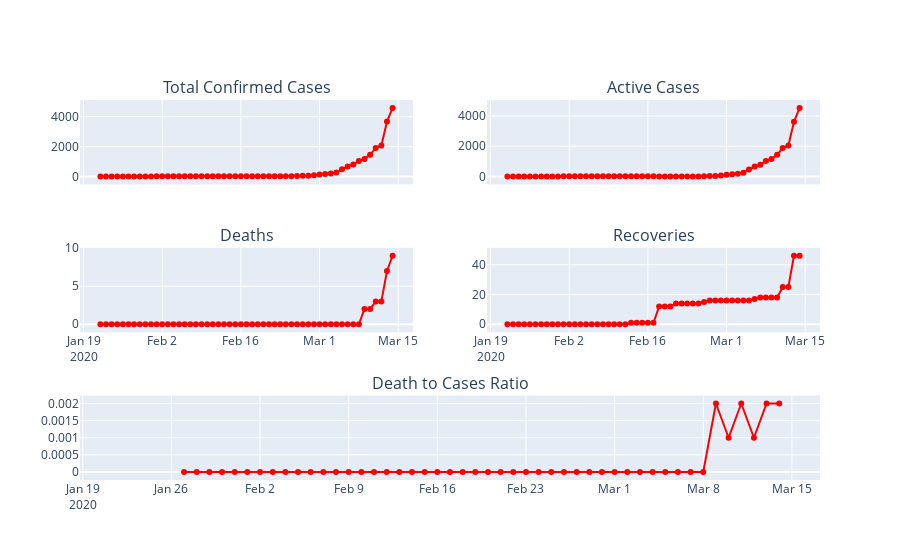

The code cell stored with this chart in its notebook:
### Markdown cell above
### Cases by Country

### Code cell
def plotcountry(Country):
    fig = make_subplots(rows=3, cols=2,shared_xaxes=True,
                    specs=[[{}, {}],[{},{}],
                       [{"colspan": 2}, None]],
                    subplot_titles=('Total Confirmed Cases','Active Cases','Deaths','Recoveries','Death to Cases Ratio'))
    fig.add_trace(go.Scatter(x=CountryConsolidated.loc[Country].index,y=CountryConsolidated.loc[Country,'Total Confirmed Cases'],
                         mode='lines+markers',
                         name='Confirmed Cases',
                         line=dict(color=chartcol,width=2)),
                         row=1,col=1)
    fig.add_trace(go.Scatter(x=CountryConsolidated.loc[Country].index,y=CountryConsolidated.loc[Country,'Active Cases'],
                         mode='lines+markers',
                         name='Active Cases',
                         line=dict(color=chartcol,width=2)),
                         row=1,col=2)
    fig.add_trace(go.Scatter(x=CountryConsolidated.loc[Country].index,y=CountryConsolidated.loc[Country,'Total Deaths'],
                         mode='lines+markers',
                         name='Total Deaths',
                         line=dict(color=chartcol,width=2)),
                         row=2,col=1)
    fig.add_trace(go.Scatter(x=CountryConsolidated.loc[Country].index,y=CountryConsolidated.loc[Country,'Total Recoveries'],
                         mode='lines+markers',
                         name='Total Recoveries',
                         line=dict(color=chartcol,width=2)),
                         row=2,col=2)
    fig.add_trace(go.Scatter(x=CountryConsolidated.loc[Country].index,y=CountryConsolidated.loc[Country,'Death to Cases Ratio'],
                         mode='lines+markers',
                         name='Death to Cases Ratio',
                         line=dict(color=chartcol,width=2)),
                         row=3,col=1)
    fig.update_layout(showlegend=False)
    
    return fig
CountriesList=['Germany','Italy','US','Australia','Pakistan','Iran','South Korea','Japan','Netherlands','US', 'Colombia']
interact(plotcountry, Country=widgets.Dropdown(options=CountriesList))

### Figure 1 — Plotly figure (JSON) as saved in the notebook; plotly's stock layout.template omitted (floating-point values rounded to 4 significant figures)
{"data": [{"line": {"color": "red", "width": 2}, "mode": "lines+markers", "name": "Confirmed Cases", "type": "scatter", "x": ["2020-01-22T00:00:00", "2020-01-23T00:00:00", "2020-01-24T00:00:00", "2020-01-25T00:00:00", "2020-01-26T00:00:00", "2020-01-27T00:00:00", "2020-01-28T00:00:00", "2020-01-29T00:00:00", "2020-01-30T00:00:00", "2020-01-31T00:00:00", "2020-02-01T00:00:00", "2020-02-02T00:00:00", "2020-02-03T00:00:00", "2020-02-04T00:00:00", "2020-02-05T00:00:00", "2020-02-06T00:00:00", "2020-02-07T00:00:00", "2020-02-08T00:00:00", "2020-02-09T00:00:00", "2020-02-10T00:00:00", "2020-02-11T00:00:00", "2020-02-12T00:00:00", "2020-02-13T00:00:00", "2020-02-14T00:00:00", "2020-02-15T00:00:00", "2020-02-16T00:00:00", "2020-02-17T00:00:00", "2020-02-18T00:00:00", "2020-02-19T00:00:00", "2020-02-20T00:00:00", "2020-02-21T00:00:00", "2020-02-22T00:00:00", "2020-02-23T00:00:00", "2020-02-24T00:00:00", "2020-02-25T00:00:00", "2020-02-26T00:00:00", "2020-02-27T00:00:00", "2020-02-28T00:00:00", "2020-02-29T00:00:00", "2020-03-01T00:00:00", "2020-03-02T00:00:00", "2020-03-03T00:00:00", "2020-03-04T00:00:00", "2020-03-05T00:00:00", "2020-03-06T00:00:00", "2020-03-07T00:00:00", "2020-03-08T00:00:00", "2020-03-09T00:00:00", "2020-03-10T00:00:00", "2020-03-11T00:00:00", "2020-03-12T00:00:00", "2020-03-13T00:00:00", "2020-03-14T00:00:00"], "xaxis": "x", "y": [0, 0, 0, 0, 0, 1, 4, 4, 4, 5, 8, 10, 12, 12, 12, 12, 13, 13, 14, 14, 16, 16, 16, 16, 16, 16, 16, 16, 16, 16, 16, 16, 16, 16, 17, 27, 46, 48, 79, 130, 159, 196, 262, 482, 670, 799, 1040, 1176, 1457, 1908, 2078, 3675, 4585], "yaxis": "y"}, {"line": {"color": "red", "width": 2}, "mode": "lines+markers", "name": "Active Cases", "type": "scatter", "x": ["2020-01-22T00:00:00", "2020-01-23T00:00:00", "2020-01-24T00:00:00", "2020-01-25T00:00:00", "2020-01-26T00:00:00", "2020-01-27T00:00:00", "2020-01-28T00:00:00", "2020-01-29T00:00:00", "2020-01-30T00:00:00", "2020-01-31T00:00:00", "2020-02-01T00:00:00", "2020-02-02T00:00:00", "2020-02-03T00:00:00", "2020-02-04T00:00:00", "2020-02-05T00:00:00", "2020-02-06T00:00:00", "2020-02-07T00:00:00", "2020-02-08T00:00:00", "2020-02-09T00:00:00", "2020-02-10T00:00:00", "2020-02-11T00:00:00", "2020-02-12T00:00:00", "2020-02-13T00:00:00", "2020-02-14T00:00:00", "2020-02-15T00:00:00", "2020-02-16T00:00:00", "2020-02-17T00:00:00", "2020-02-18T00:00:00", "2020-02-19T00:00:00", "2020-02-20T00:00:00", "2020-02-21T00:00:00", "2020-02-22T00:00:00", "2020-02-23T00:00:00", "2020-02-24T00:00:00", "2020-02-25T00:00:00", "2020-02-26T00:00:00", "2020-02-27T00:00:00", "2020-02-28T00:00:00", "2020-02-29T00:00:00", "2020-03-01T00:00:00", "2020-03-02T00:00:00", "2020-03-03T00:00:00", "2020-03-04T00:00:00", "2020-03-05T00:00:00", "2020-03-06T00:00:00", "2020-03-07T00:00:00", "2020-03-08T00:00:00", "2020-03-09T00:00:00", "2020-03-10T00:00:00", "2020-03-11T00:00:00", "2020-03-12T00:00:00", "2020-03-13T00:00:00", "2020-03-14T00:00:00"], "xaxis": "x2", "y": [0, 0, 0, 0, 0, 1, 4, 4, 4, 5, 8, 10, 12, 12, 12, 12, 13, 13, 14, 14, 16, 16, 15, 15, 15, 15, 15, 4, 4, 4, 2, 2, 2, 2, 3, 12, 30, 32, 63, 114, 143, 180, 246, 466, 653, 781, 1022, 1156, 1437, 1880, 2050, 3622, 4530], "yaxis": "y2"}, {"line": {"color": "red", "width": 2}, "mode": "lines+markers", "name": "Total Deaths", "type": "scatter", "x": ["2020-01-22T00:00:00", "2020-01-23T00:00:00", "2020-01-24T00:00:00", "2020-01-25T00:00:00", "2020-01-26T00:00:00", "2020-01-27T00:00:00", "2020-01-28T00:00:00", "2020-01-29T00:00:00", "2020-01-30T00:00:00", "2020-01-31T00:00:00", "2020-02-01T00:00:00", "2020-02-02T00:00:00", "2020-02-03T00:00:00", "2020-02-04T00:00:00", "2020-02-05T00:00:00", "2020-02-06T00:00:00", "2020-02-07T00:00:00", "2020-02-08T00:00:00", "2020-02-09T00:00:00", "2020-02-10T00:00:00", "2020-02-11T00:00:00", "2020-02-12T00:00:00", "2020-02-13T00:00:00", "2020-02-14T00:00:00", "2020-02-15T00:00:00", "2020-02-16T00:00:00", "2020-02-17T00:00:00", "2020-02-18T00:00:00", "2020-02-19T00:00:00", "2020-02-20T00:00:00", "2020-02-21T00:00:00", "2020-02-22T00:00:00", "2020-02-23T00:00:00", "2020-02-24T00:00:00", "2020-02-25T00:00:00", "2020-02-26T00:00:00", "2020-02-27T00:00:00", "2020-02-28T00:00:00", "2020-02-29T00:00:00", "2020-03-01T00:00:00", "2020-03-02T00:00:00", "2020-03-03T00:00:00", "2020-03-04T00:00:00", "2020-03-05T00:00:00", "2020-03-06T00:00:00", "2020-03-07T00:00:00", "2020-03-08T00:00:00", "2020-03-09T00:00:00", "2020-03-10T00:00:00", "2020-03-11T00:00:00", "2020-03-12T00:00:00", "2020-03-13T00:00:00", "2020-03-14T00:00:00"], "xaxis": "x3", "y": [0, 0, 0, 0, 0, 0, 0, 0, 0, 0, 0, 0, 0, 0, 0, 0, 0, 0, 0, 0, 0, 0, 0, 0, 0, 0, 0, 0, 0, 0, 0, 0, 0, 0, 0, 0, 0, 0, 0, 0, 0, 0, 0, 0, 0, 0, 0, 2, 2, 3, 3, 7, 9], "yaxis": "y3"}, {"line": {"color": "red", "width": 2}, "mode": "lines+markers", "name": "Total Recoveries", "type": "scatter", "x": ["2020-01-22T00:00:00", "2020-01-23T00:00:00", "2020-01-24T00:00:00", "2020-01-25T00:00:00", "2020-01-26T00:00:00", "2020-01-27T00:00:00", "2020-01-28T00:00:00", "2020-01-29T00:00:00", "2020-01-30T00:00:00", "2020-01-31T00:00:00", "2020-02-01T00:00:00", "2020-02-02T00:00:00", "2020-02-03T00:00:00", "2020-02-04T00:00:00", "2020-02-05T00:00:00", "2020-02-06T00:00:00", "2020-02-07T00:00:00", "2020-02-08T00:00:00", "2020-02-09T00:00:00", "2020-02-10T00:00:00", "2020-02-11T00:00:00", "2020-02-12T00:00:00", "2020-02-13T00:00:00", "2020-02-14T00:00:00", "2020-02-15T00:00:00", "2020-02-16T00:00:00", "2020-02-17T00:00:00", "2020-02-18T00:00:00", "2020-02-19T00:00:00", "2020-02-20T00:00:00", "2020-02-21T00:00:00", "2020-02-22T00:00:00", "2020-02-23T00:00:00", "2020-02-24T00:00:00", "2020-02-25T00:00:00", "2020-02-26T00:00:00", "2020-02-27T00:00:00", "2020-02-28T00:00:00", "2020-02-29T00:00:00", "2020-03-01T00:00:00", "2020-03-02T00:00:00", "2020-03-03T00:00:00", "2020-03-04T00:00:00", "2020-03-05T00:00:00", "2020-03-06T00:00:00", "2020-03-07T00:00:00", "2020-03-08T00:00:00", "2020-03-09T00:00:00", "2020-03-10T00:00:00", "2020-03-11T00:00:00", "2020-03-12T00:00:00", "2020-03-13T00:00:00", "2020-03-14T00:00:00"], "xaxis": "x4", "y": [0, 0, 0, 0, 0, 0, 0, 0, 0, 0, 0, 0, 0, 0, 0, 0, 0, 0, 0, 0, 0, 0, 1, 1, 1, 1, 1, 12, 12, 12, 14, 14, 14, 14, 14, 15, 16, 16, 16, 16, 16, 16, 16, 16, 17, 18, 18, 18, 18, 25, 25, 46, 46], "yaxis": "y4"}, {"line": {"color": "red", "width": 2}, "mode": "lines+markers", "name": "Death to Cases Ratio", "type": "scatter", "x": ["2020-01-22T00:00:00", "2020-01-23T00:00:00", "2020-01-24T00:00:00", "2020-01-25T00:00:00", "2020-01-26T00:00:00", "2020-01-27T00:00:00", "2020-01-28T00:00:00", "2020-01-29T00:00:00", "2020-01-30T00:00:00", "2020-01-31T00:00:00", "2020-02-01T00:00:00", "2020-02-02T00:00:00", "2020-02-03T00:00:00", "2020-02-04T00:00:00", "2020-02-05T00:00:00", "2020-02-06T00:00:00", "2020-02-07T00:00:00", "2020-02-08T00:00:00", "2020-02-09T00:00:00", "2020-02-10T00:00:00", "2020-02-11T00:00:00", "2020-02-12T00:00:00", "2020-02-13T00:00:00", "2020-02-14T00:00:00", "2020-02-15T00:00:00", "2020-02-16T00:00:00", "2020-02-17T00:00:00", "2020-02-18T00:00:00", "2020-02-19T00:00:00", "2020-02-20T00:00:00", "2020-02-21T00:00:00", "2020-02-22T00:00:00", "2020-02-23T00:00:00", "2020-02-24T00:00:00", "2020-02-25T00:00:00", "2020-02-26T00:00:00", "2020-02-27T00:00:00", "2020-02-28T00:00:00", "2020-02-29T00:00:00", "2020-03-01T00:00:00", "2020-03-02T00:00:00", "2020-03-03T00:00:00", "2020-03-04T00:00:00", "2020-03-05T00:00:00", "2020-03-06T00:00:00", "2020-03-07T00:00:00", "2020-03-08T00:00:00", "2020-03-09T00:00:00", "2020-03-10T00:00:00", "2020-03-11T00:00:00", "2020-03-12T00:00:00", "2020-03-13T00:00:00", "2020-03-14T00:00:00"], "xaxis": "x5", "y": [null, null, null, null, null, 0, 0, 0, 0, 0, 0, 0, 0, 0, 0, 0, 0, 0, 0, 0, 0, 0, 0, 0, 0, 0, 0, 0, 0, 0, 0, 0, 0, 0, 0, 0, 0, 0, 0, 0, 0, 0, 0, 0, 0, 0, 0, 0.002, 0.001, 0.002, 0.001, 0.002, 0.002], "yaxis": "y5"}], "layout": {"annotations": [{"font": {"size": 16}, "showarrow": false, "text": "Total Confirmed Cases", "x": 0.225, "xanchor": "center", "xref": "paper", "y": 1, "yanchor": "bottom", "yref": "paper"}, {"font": {"size": 16}, "showarrow": false, "text": "Active Cases", "x": 0.775, "xanchor": "center", "xref": "paper", "y": 1, "yanchor": "bottom", "yref": "paper"}, {"font": {"size": 16}, "showarrow": false, "text": "Deaths", "x": 0.225, "xanchor": "center", "xref": "paper", "y": 0.6111, "yanchor": "bottom", "yref": "paper"}, {"font": {"size": 16}, "showarrow": false, "text": "Recoveries", "x": 0.775, "xanchor": "center", "xref": "paper", "y": 0.6111, "yanchor": "bottom", "yref": "paper"}, {"font": {"size": 16}, "showarrow": false, "text": "Death to Cases Ratio", "x": 0.5, "xanchor": "center", "xref": "paper", "y": 0.2222, "yanchor": "bottom", "yref": "paper"}], "showlegend": false, "xaxis": {"anchor": "y", "domain": [0, 0.45], "matches": "x3", "showticklabels": false}, "xaxis2": {"anchor": "y2", "domain": [0.55, 1], "matches": "x4", "showticklabels": false}, "xaxis3": {"anchor": "y3", "domain": [0, 0.45]}, "xaxis4": {"anchor": "y4", "domain": [0.55, 1]}, "xaxis5": {"anchor": "y5", "domain": [0, 1]}, "yaxis": {"anchor": "x", "domain": [0.7778, 1]}, "yaxis2": {"anchor": "x2", "domain": [0.7778, 1]}, "yaxis3": {"anchor": "x3", "domain": [0.3889, 0.6111]}, "yaxis4": {"anchor": "x4", "domain": [0.3889, 0.6111]}, "yaxis5": {"anchor": "x5", "domain": [0, 0.2222]}}}
